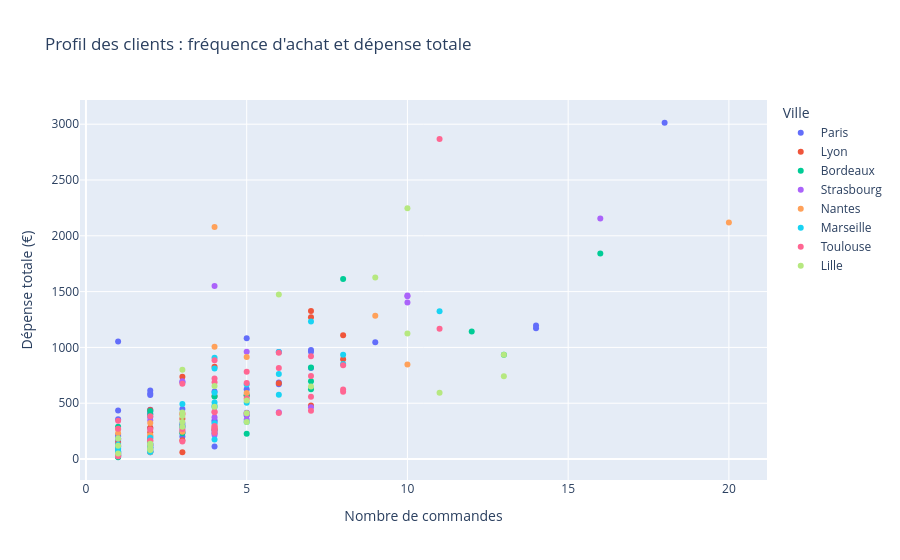

The notebook cell saved with this chart:
### Markdown cell above
### Exercice 6.5 — Nuage de points : le profil des clients

On change d'échelle : un point = un **client**.

1. Construis un tableau `clients` avec, par `client_id` : `nb_commandes`, `depense_totale`, `panier_moyen`, et `ville` (avec l'agrégation `"first"`, puisqu'un client n'a qu'une ville).
2. Trace `nb_commandes` en abscisse, `depense_totale` en ordonnée, la couleur selon la `ville`, et affiche le `client_id` au survol (`hover_name`).

Repères-tu des clients qui sortent du lot ?

### Code cell
clients = (
    df.groupby("client_id")
    .agg(
        nb_commandes=("commande_id", "count"),
        depense_totale=("montant", "sum"),
        panier_moyen=("montant", "mean"),
        ville=("ville", "first"),
    )
    .round(2)
    .reset_index()
)

px.scatter(
    clients,
    x="nb_commandes",
    y="depense_totale",
    color="ville",
    hover_name="client_id",
    hover_data=["panier_moyen"],
    title="Profil des clients : fréquence d'achat et dépense totale",
    labels={"nb_commandes": "Nombre de commandes", "depense_totale": "Dépense totale (€)", "ville": "Ville"},
)

### Figure 1 — Plotly figure (JSON) as saved in the notebook; plotly's stock layout.template omitted (floating-point values rounded to 4 significant figures)
{"data": [{"customdata": [[1053.0], [167.4], [139.6], [110.0], [63.25], [45.0], [202.0], [137.3], [67.0], [435.0], [161.0], [114.3], [356.0], [216.4], [159.7], [116.6], [188.5], [100.0], [83.25], [151.0], [53.0], [116.2], [125.2], [307.0], [58.0], [202.5], [68.0], [293.5], [83.64], [34.0], [286.5], [85.5], [216.0], [213.0], [37.5], [33.0], [139.0], [30.0], [90.5], [61.5], [229.3], [80.0], [28.0], [64.0], [59.0], [149.3], [86.75], [221.0], [78.0], [106.0], [80.33], [82.8], [23.0], [64.0], [111.7], [50.5], [47.0], [48.0], [112.0]], "hovertemplate": "<b>%{hovertext}</b><br><br>Ville=Paris<br>Nombre de commandes=%{x}<br>Dépense totale (€)=%{y}<br>panier_moyen=%{customdata[0]}<extra></extra>", "hovertext": ["C001", "C020", "C025", "C029", "C038", "C040", "C052", "C060", "C063", "C077", "C080", "C083", "C092", "C101", "C103", "C104", "C105", "C107", "C110", "C111", "C112", "C115", "C123", "C125", "C130", "C133", "C137", "C139", "C142", "C143", "C150", "C157", "C161", "C162", "C163", "C170", "C176", "C199", "C201", "C204", "C211", "C213", "C223", "C224", "C226", "C227", "C233", "C236", "C241", "C243", "C244", "C249", "C250", "C256", "C271", "C278", "C283", "C284", "C296"], "legendgroup": "Paris", "marker": {"color": "#636efa", "symbol": "circle"}, "mode": "markers", "name": "Paris", "orientation": "v", "showlegend": true, "type": "scatter", "x": [1, 18, 7, 1, 4, 2, 1, 7, 3, 1, 1, 6, 1, 5, 6, 7, 2, 2, 4, 4, 2, 9, 5, 2, 4, 2, 2, 2, 14, 2, 2, 14, 1, 2, 2, 2, 2, 2, 2, 2, 3, 1, 4, 1, 2, 3, 4, 2, 5, 3, 3, 5, 1, 1, 6, 2, 1, 1, 1], "xaxis": "x", "y": [1053.0, 3013.0, 977.0, 110.0, 253.0, 90.0, 202.0, 961.0, 201.0, 435.0, 161.0, 686.0, 356.0, 1082.0, 958.0, 816.0, 377.0, 200.0, 333.0, 604.0, 106.0, 1046.0, 626.0, 614.0, 232.0, 405.0, 136.0, 587.0, 1171.0, 68.0, 573.0, 1197.0, 216.0, 426.0, 75.0, 66.0, 278.0, 60.0, 181.0, 123.0, 688.0, 80.0, 112.0, 64.0, 118.0, 448.0, 347.0, 442.0, 390.0, 318.0, 241.0, 414.0, 23.0, 64.0, 670.0, 101.0, 47.0, 48.0, 112.0], "yaxis": "y"}, {"customdata": [[80.5], [120.5], [32.0], [30.0], [124.0], [177.0], [189.6], [23.0], [143.0], [56.33], [68.43], [64.5], [181.6], [114.0], [120.3], [219.5], [140.5], [113.3], [65.75], [70.25], [111.6], [138.5], [141.0], [246.0], [206.5], [46.0], [20.0]], "hovertemplate": "<b>%{hovertext}</b><br><br>Ville=Lyon<br>Nombre de commandes=%{x}<br>Dépense totale (€)=%{y}<br>panier_moyen=%{customdata[0]}<extra></extra>", "hovertext": ["C003", "C004", "C011", "C018", "C057", "C062", "C067", "C073", "C089", "C095", "C152", "C159", "C164", "C168", "C169", "C172", "C174", "C182", "C202", "C218", "C235", "C245", "C257", "C259", "C268", "C272", "C276"], "legendgroup": "Lyon", "marker": {"color": "#EF553B", "symbol": "circle"}, "mode": "markers", "name": "Lyon", "orientation": "v", "showlegend": true, "type": "scatter", "x": [2, 2, 1, 1, 1, 1, 7, 1, 1, 3, 7, 2, 7, 5, 3, 2, 2, 6, 4, 4, 8, 8, 4, 3, 4, 1, 3], "xaxis": "x", "y": [161.0, 241.0, 32.0, 30.0, 124.0, 177.0, 1327.0, 23.0, 143.0, 169.0, 479.0, 129.0, 1271.0, 570.0, 361.0, 439.0, 281.0, 680.0, 263.0, 281.0, 893.0, 1108.0, 564.0, 738.0, 826.0, 46.0, 60.0], "yaxis": "y"}, {"customdata": [[65.0], [117.3], [37.0], [76.67], [95.25], [71.85], [107.0], [115.1], [45.4], [200.0], [289.0], [215.5], [16.0], [89.29], [39.0], [99.33], [140.0], [201.8], [99.43], [114.2]], "hovertemplate": "<b>%{hovertext}</b><br><br>Ville=Bordeaux<br>Nombre de commandes=%{x}<br>Dépense totale (€)=%{y}<br>panier_moyen=%{customdata[0]}<extra></extra>", "hovertext": ["C006", "C019", "C026", "C068", "C075", "C082", "C099", "C121", "C127", "C134", "C141", "C154", "C179", "C189", "C219", "C237", "C254", "C285", "C292", "C297"], "legendgroup": "Bordeaux", "marker": {"color": "#00cc96", "symbol": "circle"}, "mode": "markers", "name": "Bordeaux", "orientation": "v", "showlegend": true, "type": "scatter", "x": [1, 7, 1, 3, 12, 13, 1, 16, 5, 2, 1, 2, 1, 7, 1, 3, 4, 8, 7, 5], "xaxis": "x", "y": [65.0, 821.0, 37.0, 230.0, 1143.0, 934.0, 107.0, 1842.0, 227.0, 400.0, 289.0, 431.0, 16.0, 625.0, 39.0, 298.0, 560.0, 1614.0, 696.0, 571.0], "yaxis": "y"}, {"customdata": [[192.2], [70.0], [174.0], [31.0], [53.75], [70.4], [146.6], [232.3], [98.0], [140.3], [387.8], [66.29], [66.0], [29.0], [145.9], [80.2], [93.75], [184.0], [181.0], [84.67], [134.6]], "hovertemplate": "<b>%{hovertext}</b><br><br>Ville=Strasbourg<br>Nombre de commandes=%{x}<br>Dépense totale (€)=%{y}<br>panier_moyen=%{customdata[0]}<extra></extra>", "hovertext": ["C008", "C028", "C030", "C035", "C049", "C065", "C070", "C074", "C076", "C093", "C098", "C135", "C145", "C151", "C156", "C215", "C216", "C229", "C232", "C287", "C293"], "legendgroup": "Strasbourg", "marker": {"color": "#ab63fa", "symbol": "circle"}, "mode": "markers", "name": "Strasbourg", "orientation": "v", "showlegend": true, "type": "scatter", "x": [5, 6, 2, 1, 4, 5, 10, 3, 3, 10, 4, 7, 1, 1, 10, 5, 4, 1, 1, 3, 16], "xaxis": "x", "y": [961.0, 420.0, 348.0, 31.0, 215.0, 352.0, 1466.0, 697.0, 294.0, 1403.0, 1551.0, 464.0, 66.0, 29.0, 1459.0, 401.0, 375.0, 184.0, 181.0, 254.0, 2154.0], "yaxis": "y"}, {"customdata": [[118.4], [51.0], [134.0], [183.0], [161.0], [251.8], [267.0], [73.75], [58.0], [519.5], [107.5], [84.7], [81.33], [230.0], [30.0], [106.0], [142.6], [104.0]], "hovertemplate": "<b>%{hovertext}</b><br><br>Ville=Nantes<br>Nombre de commandes=%{x}<br>Dépense totale (€)=%{y}<br>panier_moyen=%{customdata[0]}<extra></extra>", "hovertext": ["C009", "C022", "C058", "C094", "C102", "C119", "C129", "C190", "C191", "C209", "C242", "C263", "C265", "C267", "C273", "C279", "C291", "C295"], "legendgroup": "Nantes", "marker": {"color": "#FFA15A", "symbol": "circle"}, "mode": "markers", "name": "Nantes", "orientation": "v", "showlegend": true, "type": "scatter", "x": [5, 1, 3, 5, 2, 4, 1, 4, 1, 4, 2, 10, 3, 1, 2, 20, 9, 2], "xaxis": "x", "y": [592.0, 51.0, 402.0, 915.0, 322.0, 1007.0, 267.0, 295.0, 58.0, 2078.0, 215.0, 847.0, 244.0, 230.0, 60.0, 2119.0, 1283.0, 208.0], "yaxis": "y"}, {"customdata": [[44.0], [126.8], [31.0], [119.2], [159.7], [66.4], [127.0], [96.17], [133.6], [120.3], [95.0], [106.4], [96.0], [48.0], [68.0], [35.0], [126.5], [148.8], [116.8], [176.1], [34.0], [202.8], [53.0], [101.0], [164.3], [95.0], [183.0], [59.0], [59.0], [116.8], [227.0], [80.0], [70.0]], "hovertemplate": "<b>%{hovertext}</b><br><br>Ville=Marseille<br>Nombre de commandes=%{x}<br>Dépense totale (€)=%{y}<br>panier_moyen=%{customdata[0]}<extra></extra>", "hovertext": ["C010", "C012", "C016", "C043", "C044", "C047", "C066", "C072", "C084", "C087", "C088", "C126", "C158", "C160", "C165", "C184", "C188", "C193", "C197", "C225", "C234", "C238", "C239", "C246", "C248", "C258", "C261", "C264", "C269", "C270", "C280", "C289", "C298"], "legendgroup": "Marseille", "marker": {"color": "#19d3f3", "symbol": "circle"}, "mode": "markers", "name": "Marseille", "orientation": "v", "showlegend": true, "type": "scatter", "x": [4, 6, 2, 4, 6, 5, 1, 6, 5, 11, 3, 8, 1, 1, 1, 2, 4, 4, 4, 7, 1, 4, 2, 5, 3, 2, 1, 1, 1, 8, 4, 4, 2], "xaxis": "x", "y": [176.0, 761.0, 62.0, 477.0, 958.0, 332.0, 127.0, 577.0, 668.0, 1323.0, 285.0, 851.0, 96.0, 48.0, 68.0, 70.0, 506.0, 595.0, 467.0, 1233.0, 34.0, 811.0, 106.0, 505.0, 493.0, 190.0, 183.0, 59.0, 59.0, 934.0, 908.0, 320.0, 140.0], "yaxis": "y"}, {"customdata": [[172.2], [136.3], [132.0], [224.7], [104.8], [180.5], [136.0], [58.75], [61.71], [191.5], [106.1], [75.38], [79.86], [105.0], [108.4], [158.8], [66.75], [90.0], [74.25], [25.0], [78.0], [82.2], [342.0], [260.7], [52.0], [136.4], [106.4], [40.0], [156.2], [221.0], [82.5], [68.83], [271.0], [131.7], [105.8]], "hovertemplate": "<b>%{hovertext}</b><br><br>Ville=Toulouse<br>Nombre de commandes=%{x}<br>Dépense totale (€)=%{y}<br>panier_moyen=%{customdata[0]}<extra></extra>", "hovertext": ["C014", "C017", "C024", "C032", "C037", "C041", "C042", "C048", "C053", "C069", "C079", "C081", "C100", "C128", "C138", "C148", "C149", "C153", "C155", "C166", "C167", "C171", "C177", "C178", "C181", "C186", "C212", "C222", "C247", "C252", "C253", "C274", "C282", "C286", "C300"], "legendgroup": "Toulouse", "marker": {"color": "#FF6692", "symbol": "circle"}, "mode": "markers", "name": "Toulouse", "orientation": "v", "showlegend": true, "type": "scatter", "x": [4, 3, 2, 3, 4, 4, 6, 4, 7, 2, 11, 8, 7, 8, 5, 6, 4, 3, 4, 1, 8, 5, 1, 11, 3, 5, 7, 1, 5, 4, 2, 6, 1, 7, 4], "xaxis": "x", "y": [689.0, 409.0, 264.0, 674.0, 419.0, 722.0, 816.0, 235.0, 432.0, 383.0, 1167.0, 603.0, 559.0, 840.0, 542.0, 953.0, 267.0, 270.0, 297.0, 25.0, 624.0, 411.0, 342.0, 2868.0, 156.0, 682.0, 745.0, 40.0, 781.0, 884.0, 165.0, 413.0, 271.0, 922.0, 423.0], "yaxis": "y"}, {"customdata": [[57.08], [267.0], [82.2], [119.0], [105.0], [112.5], [245.7], [49.5], [62.5], [128.7], [68.5], [71.85], [180.7], [44.0], [66.2], [224.8], [96.67], [138.7], [183.0], [40.0], [54.09], [163.8], [117.2], [110.7], [92.71], [49.0]], "hovertemplate": "<b>%{hovertext}</b><br><br>Ville=Lille<br>Nombre de commandes=%{x}<br>Dépense totale (€)=%{y}<br>panier_moyen=%{customdata[0]}<extra></extra>", "hovertext": ["C015", "C031", "C034", "C045", "C046", "C055", "C091", "C106", "C114", "C116", "C118", "C120", "C122", "C147", "C183", "C194", "C196", "C200", "C217", "C228", "C231", "C251", "C255", "C260", "C262", "C290"], "legendgroup": "Lille", "marker": {"color": "#B6E880", "symbol": "circle"}, "mode": "markers", "name": "Lille", "orientation": "v", "showlegend": true, "type": "scatter", "x": [13, 3, 5, 1, 5, 10, 6, 2, 2, 3, 2, 13, 9, 2, 5, 10, 3, 3, 1, 2, 11, 4, 4, 3, 7, 1], "xaxis": "x", "y": [742.0, 801.0, 411.0, 119.0, 525.0, 1125.0, 1474.0, 99.0, 125.0, 386.0, 137.0, 934.0, 1626.0, 88.0, 331.0, 2248.0, 290.0, 416.0, 183.0, 80.0, 595.0, 655.0, 469.0, 332.0, 649.0, 49.0], "yaxis": "y"}], "layout": {"legend": {"title": {"text": "Ville"}, "tracegroupgap": 0}, "title": {"text": "Profil des clients : fréquence d'achat et dépense totale"}, "xaxis": {"anchor": "y", "domain": [0, 1], "title": {"text": "Nombre de commandes"}}, "yaxis": {"anchor": "x", "domain": [0, 1], "title": {"text": "Dépense totale (€)"}}}}
